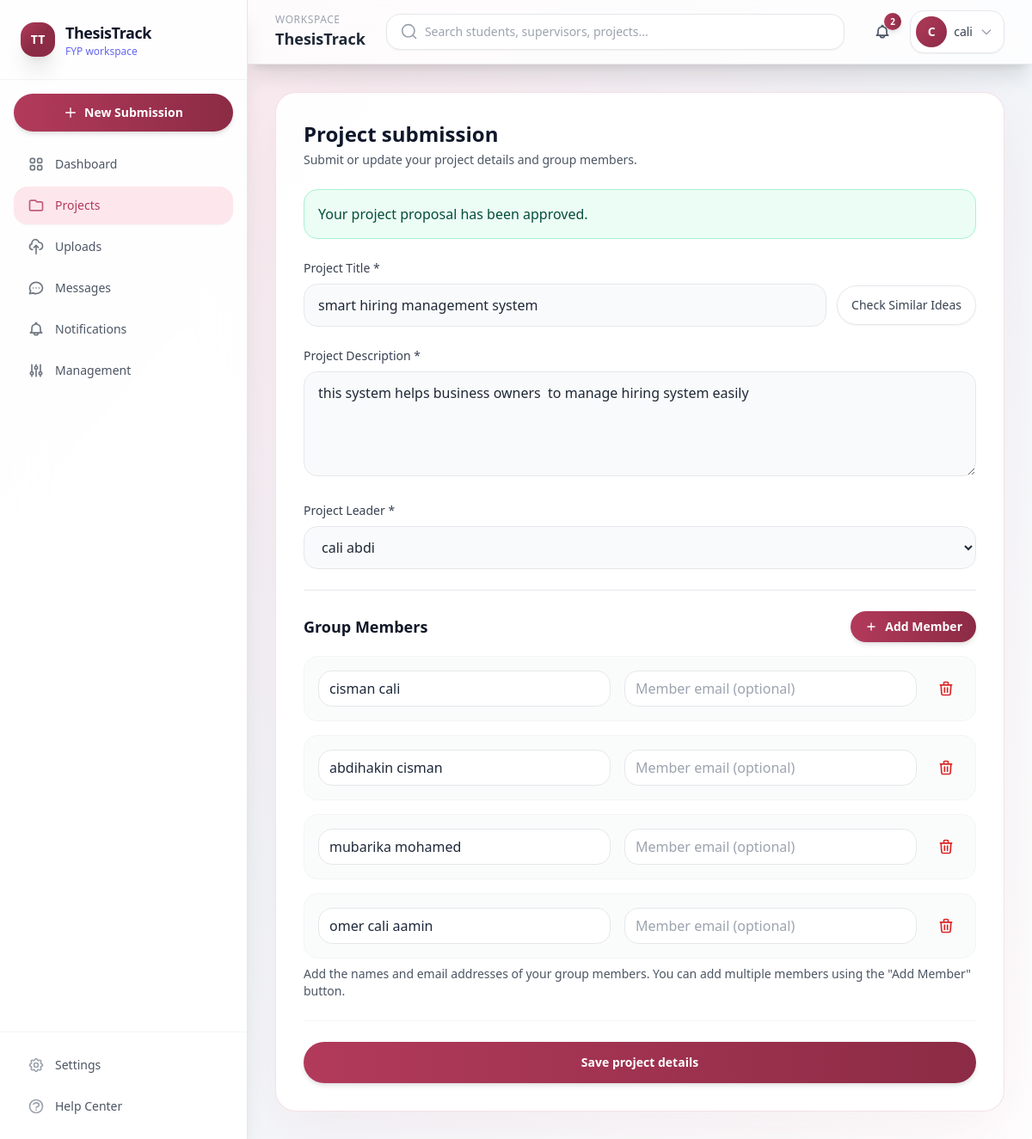
The page /projects/my-project/ (signed in) on the database its author committed.
### users/models.py (models this page shows, shortened)
class User(AbstractUser):
    class Role(models.TextChoices):
        ADMIN = "ADMIN", "Admin"
        SUPERVISOR = "SUPERVISOR", "Supervisor"
        STUDENT = "STUDENT", "Student"
    role = models.CharField(
        max_length=20,
        choices=Role.choices,
        default=Role.STUDENT,
    )

### projects/models.py (models this page shows, shortened)
class Project(models.Model):
    class Status(models.TextChoices):
        PENDING = "PENDING", "Pending"
        APPROVED = "APPROVED", "Approved"
        REJECTED = "REJECTED", "Rejected"
    student = models.OneToOneField(
        settings.AUTH_USER_MODEL,
        on_delete=models.CASCADE,
        related_name="project",
        limit_choices_to={"role": "STUDENT"},
    )
    project_title = models.CharField(max_length=255, blank=True, default="", help_text="Title of the final year project")
    description = models.TextField(blank=True, default="", help_text="Detailed description of the project")
    leader = models.ForeignKey(
        settings.AUTH_USER_MODEL,
        on_delete=models.CASCADE,
        related_name="led_projects",
        limit_choices_to={"role": "STUDENT"},
        help_text="Project leader (can be different from the submitting student)"
    )
    status = models.CharField(
        max_length=20,
        choices=Status.choices,
        default=Status.PENDING,
    )
    defense_date = models.DateTimeField(null=True, blank=True, help_text="Scheduled date and time for project defense")
    created_at = models.DateTimeField(auto_now_add=True)
    updated_at = models.DateTimeField(auto_now=True)

class GroupMember(models.Model):
    project = models.ForeignKey(Project, on_delete=models.CASCADE, related_name="group_members")
    name = models.CharField(max_length=255, help_text="Full name of the group member")
    email = models.EmailField(blank=True, help_text="Email address of the group member (optional)")
    class Meta:
        unique_together = ['project', 'name']

### projects/views.py (the view, shortened to what this page needs)
# urls.py: path("my-project/", ProjectCreateUpdateView.as_view(), name="student-project"),
class ProjectCreateUpdateView(StudentRequiredMixin, FormView):
    template_name = "projects/project_form.html"
    form_class = ProjectForm
    success_url = reverse_lazy("projects:student-project")
    def get_context_data(self, **kwargs):
        context = super().get_context_data(**kwargs)
        project = Project.objects.filter(student=self.request.user).first()
        if project:
            context['group_members'] = project.group_members.all()
        else:
            context['group_members'] = []
        context['group_member_form'] = GroupMemberForm()
        context['project'] = project
        return context
    def get_form(self, form_class=None):
        form_class = form_class or self.get_form_class()
        kwargs = self.get_form_kwargs()
        project = Project.objects.filter(student=self.request.user).first()
        if project:
            kwargs['instance'] = project
        return form_class(**kwargs)

### templates/projects/project_form.html (shortened to what this page needs)
{% extends "base.html" %}
{% block content %}
<div class="mx-auto max-w-4xl soft-card p-8 transition-all duration-300 hover:-translate-y-0.5 hover:shadow-2xl">
    <h2 class="mb-1 text-2xl font-semibold text-slate-900">Project submission</h2>
    <p class="mb-6 text-sm text-gray-600">Submit or update your project details and group members.</p>
    {% if project %}
        {% if project.status == "PENDING" %}
            <div class="mb-6 rounded-2xl border border-amber-200 bg-amber-50 p-4 text-amber-900">
                Your project proposal is pending admin approval. Updates will resubmit it for review.
            </div>
        {% elif project.status == "APPROVED" %}
            <div class="mb-6 rounded-2xl border border-emerald-200 bg-emerald-50 p-4 text-emerald-900">
                Your project proposal has been approved.
            </div>
        {% elif project.status == "REJECTED" %}
            <div class="mb-6 rounded-2xl border border-rose-200 bg-rose-50 p-4 text-rose-900">
                Your project proposal was rejected. Please revise the title, leader, or group details and resubmit.
            </div>
        {% endif %}
    {% endif %}
    <form method="post" class="space-y-6">
        <div>
            <label for="{{ form.project_title.id_for_label }}" class="mb-2 block text-sm font-medium text-gray-700">
                Project Title *
            </label>
            <div class="flex flex-col gap-3 sm:flex-row sm:items-center sm:justify-between">
                <input
                    type="text"
                    name="{{ form.project_title.name }}"
                    id="{{ form.project_title.id_for_label }}"
                    value="{{ form.project_title.value|default_if_none:'' }}"
                    class="w-full rounded-2xl border border-gray-200 bg-gray-50 px-4 py-3 text-gray-800 transition duration-200 focus:border-indigo-300 focus:bg-white focus:ring-2 focus:ring-indigo-500/20"
                    placeholder="Enter your project title"
                    minlength="5"
                    required
                >
                <button
                    type="button"
                    id="checkSimilarBtn"
                    onclick="checkSimilarIdeas()"
                    class="inline-flex items-center justify-center whitespace-nowrap rounded-full border border-gray-200 bg-white px-4 py-3 text-sm font-medium text-gray-700 shadow-sm transition hover:border-indigo-200 hover:bg-indigo-50"
                >
                    Check Similar Ideas
                </button>
            </div>
        </div>
        <div>
            <label for="{{ form.description.id_for_label }}" class="mb-2 block text-sm font-medium text-gray-700">
                Project Description *
            </label>
            <textarea
                name="{{ form.description.name }}"
                id="{{ form.description.id_for_label }}"
                rows="4"
                class="w-full resize-y rounded-2xl border border-gray-200 bg-gray-50 px-4 py-3 text-gray-800 transition duration-200 focus:border-indigo-300 focus:bg-white focus:ring-2 focus:ring-indigo-500/20"
                placeholder="Describe your project in detail..."
                minlength="20"
                required
            >{{ form.description.value|default_if_none:'' }}</textarea>
        </div>
        <div>
            <label for="{{ form.leader.id_for_label }}" class="mb-2 block text-sm font-medium text-gray-700">
                Project Leader *
            </label>
            <select
                name="{{ form.leader.name }}"
                id="{{ form.leader.id_for_label }}"
                class="w-full rounded-2xl border border-gray-200 bg-gray-50 px-4 py-3 text-gray-800 transition duration-200 focus:border-indigo-300 focus:bg-white focus:ring-2 focus:ring-indigo-500/20"
                required
            >
                {% for user in form.fields.leader.queryset %}
                    <option value="{{ user.id }}" {% if form.leader.value == user.id %}selected{% endif %}>
                        {{ user.get_full_name|default:user.username }}
                    </option>
                {% endfor %}
            </select>
        </div>
        <div class="border-t pt-6">
            <div class="flex items-center justify-between mb-4">
                <h3 class="text-lg font-semibold text-gray-900">Group Members</h3>
                <button type="button" onclick="addMember()" class="flex items-center rounded-full bg-gradient-to-r from-indigo-500 to-purple-600 px-4 py-2 text-sm font-semibold text-white shadow-md transition hover:shadow-lg">
                    <svg class="w-4 h-4 mr-2" fill="none" stroke="currentColor" viewBox="0 0 24 24">
                        <path stroke-linecap="round" stroke-linejoin="round" stroke-width="2" d="M12 6v6m0 0v6m0-6h6m-6 0H6"></path>
                    </svg>
                    Add Member
                </button>
            </div>
            <div id="membersContainer" class="space-y-4">
                {% for member in group_members %}
                <div class="member-row flex items-center space-x-4 rounded-2xl border border-gray-100 bg-gray-50/80 p-4">
                    <div class="flex-1">
                        <input
                            type="text"
                            name="member_name[]"
                            value="{{ member.name }}"
                            class="w-full rounded-2xl border border-gray-200 bg-white px-3 py-2 focus:border-indigo-300 focus:ring-2 focus:ring-indigo-500/20"
                            placeholder="Member name"
                            required
                        >
                    </div>
                    <div class="flex-1">
                        <input
                            type="email"
                            name="member_email[]"
                            value="{{ member.email }}"
                            class="w-full rounded-2xl border border-gray-200 bg-white px-3 py-2 focus:border-indigo-300 focus:ring-2 focus:ring-indigo-500/20"
                            placeholder="Member email (optional)"
                        >
                    </div>
                    <button type="button" onclick="removeMember(this)" class="text-red-600 hover:text-red-800 p-2">
                        <svg class="w-5 h-5" fill="none" stroke="currentColor" viewBox="0 0 24 24">
                            <path stroke-linecap="round" stroke-linejoin="round" stroke-width="2" d="M19 7l-.867 12.142A2 2 0 0116.138 21H7.862a2 2 0 01-1.995-1.858L5 7m5 4v6m4-6v6m1-10V4a1 1 0 00-1-1h-4a1 1 0 00-1 1v3M4 7h16"></path>
                        </svg>
                    </button>
                </div>
                {% endfor %}
            </div>
            <p class="text-sm text-gray-600 mt-2">
                Add the names and email addresses of your group members. You can add multiple members using the "Add Member" button.
            </p>
        </div>
        <div class="border-t border-gray-100 pt-6">
            <button type="submit" class="w-full rounded-full bg-gradient-to-r from-indigo-500 to-purple-600 py-3.5 text-sm font-semibold text-white shadow-md transition-all duration-200 hover:shadow-xl">
                Save project details
            </button>
        </div>
    </form>
</div>
{% endblock %}

### templates/partials/navbar.html (shortened to what this page needs)
<header class="sticky top-0 z-30 border-b border-gray-200/80 bg-white/80 shadow-xl backdrop-blur-md">
    <div class="flex flex-col gap-3 px-4 py-3 sm:flex-row sm:items-center sm:justify-between sm:gap-4 lg:px-8">
        <div class="flex items-center gap-3">
            <div class="hidden sm:block">
                <p class="text-xs font-medium uppercase tracking-wider text-gray-400">Workspace</p>
                <h1 class="text-lg font-semibold text-gray-800">ThesisTrack</h1>
            </div>
        </div>
        <div class="w-full flex-1 sm:max-w-xl sm:px-2 lg:max-w-2xl">
            <div
                id="navbarSearchRoot"
                data-search-url="{% url 'projects:search' %}"
                data-search-ajax-url="{% url 'projects:search-ajax' %}"
                class="w-full"
            >
                <form method="get" action="{% url 'projects:search' %}" class="w-full">
                    <div class="relative">
                        <div class="flex items-center gap-2 rounded-2xl border border-gray-200 bg-white px-4 py-2.5 shadow-sm transition-all duration-200 focus-within:border-indigo-300 focus-within:ring-2 focus-within:ring-indigo-500/20">
                            <svg class="h-5 w-5 shrink-0 text-gray-400" fill="none" stroke="currentColor" viewBox="0 0 24 24">
                                <path stroke-linecap="round" stroke-linejoin="round" stroke-width="2" d="M21 21l-4.35-4.35m0 0A7.5 7.5 0 104.5 4.5a7.5 7.5 0 0012.15 12.15z"></path>
                            </svg>
                            <input
                                id="navbarSearchInput"
                                type="text"
                                name="q"
                                placeholder="Search students, supervisors, projects..."
                                autocomplete="off"
                                spellcheck="false"
                                class="w-full bg-transparent text-sm text-gray-600 outline-none placeholder:text-gray-400"
                                value="{{ request.GET.q|default_if_none:'' }}"
                            />
                        </div>
                    </div>
                </form>
            </div>
        </div>
        <div class="flex items-center justify-end gap-2 sm:gap-3">
            <div class="relative">
                <button
                    id="notifToggle"
                    type="button"
                    aria-haspopup="menu"
                    aria-expanded="false"
                    aria-controls="notifMenu"
                    class="relative rounded-2xl p-2.5 text-gray-600 transition-all duration-200 hover:bg-gray-100 hover:shadow-md"
                    onclick="toggleNotificationsMenu()"
                >
                    {% if unread_notification_count > 0 %}
                        <span class="absolute -right-0.5 -top-0.5 inline-flex h-5 min-w-[1.25rem] items-center justify-center rounded-full bg-gradient-to-r from-indigo-500 to-purple-600 px-1 text-[10px] font-bold text-white shadow-md">
                            {{ unread_notification_count }}
                        </span>
                    {% endif %}
                </button>
            </div>
            <div class="relative">
                <button
                    type="button"
                    id="userMenuToggle"
                    onclick="toggleUserMenu()"
                    class="flex items-center gap-2 rounded-2xl border border-gray-200 bg-white py-1.5 pl-1.5 pr-3 shadow-sm transition-all duration-200 hover:border-indigo-200 hover:shadow-md"
                    aria-expanded="false"
                    aria-controls="userMenu"
                >
                    <span class="flex h-9 w-9 items-center justify-center rounded-full bg-gradient-to-br from-indigo-500 to-purple-600 text-sm font-bold text-white shadow-inner">
                        {{ user.username|slice:":1"|upper }}
                    </span>
                    <span class="hidden max-w-[7rem] truncate text-left text-sm font-medium text-gray-700 sm:block">{{ user.username }}</span>
                    <svg class="hidden h-4 w-4 text-gray-400 sm:block" fill="none" stroke="currentColor" viewBox="0 0 24 24"><path stroke-linecap="round" stroke-linejoin="round" stroke-width="2" d="M19 9l-7 7-7-7"/></svg>
                </button>
            </div>
        </div>
    </div>
</header>

### rows shown on the page
User: username "C", username "cali"
Project: project_title "smart hiring management system", description "this system helps business owners to manage hiring system easily"
GroupMember: name "cisman cali"
GroupMember: name "abdihakin cisman"
GroupMember: name "mubarika mohamed"
GroupMember: name "omer cali aamin"

### other values the page prints
{{ unread_notification_count }} "2"
form field leader "cali abdi"
